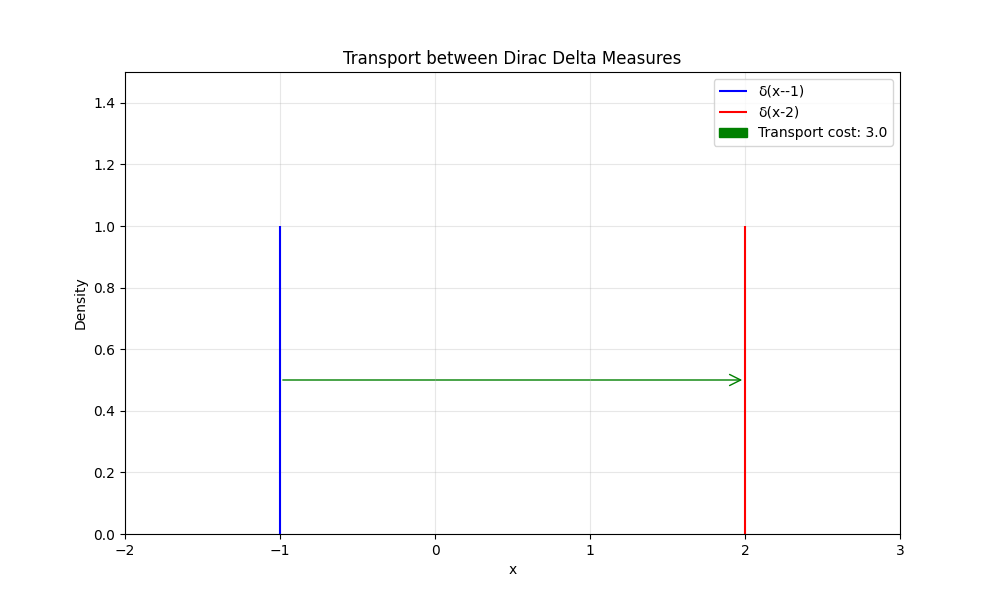

Python code for this plot:
import numpy as np
import matplotlib.pyplot as plt
from matplotlib.patches import FancyArrowPatch

def plot_dirac_transport(x1, x2, height=1.0):
    # Create figure and axis
    fig, ax = plt.subplots(figsize=(10, 6))
    
    # Plot settings
    ax.set_xlim(min(x1, x2) - 1, max(x1, x2) + 1)
    ax.set_ylim(0, height + 0.5)
    ax.set_xlabel('x')
    ax.set_ylabel('Density')
    ax.set_title('Transport between Dirac Delta Measures')
    
    # Plot Dirac deltas as vertical lines
    ax.vlines(x1, 0, height, color='blue', label=f'δ(x-{x1})')
    ax.vlines(x2, 0, height, color='red', label=f'δ(x-{x2})')
    
    # Add arrow between the deltas
    arrow = FancyArrowPatch(
        (x1, height/2),
        (x2, height/2),
        arrowstyle='->',
        mutation_scale=20,
        color='green',
        label=f'Transport cost: {abs(x2-x1):.1f}'
    )
    ax.add_patch(arrow)
    
    # Add legend
    ax.legend()
    
    plt.grid(True, alpha=0.3)
    plt.show()

# Example usage
plot_dirac_transport(-1, 2)  # Transport from x=-1 to x=2
